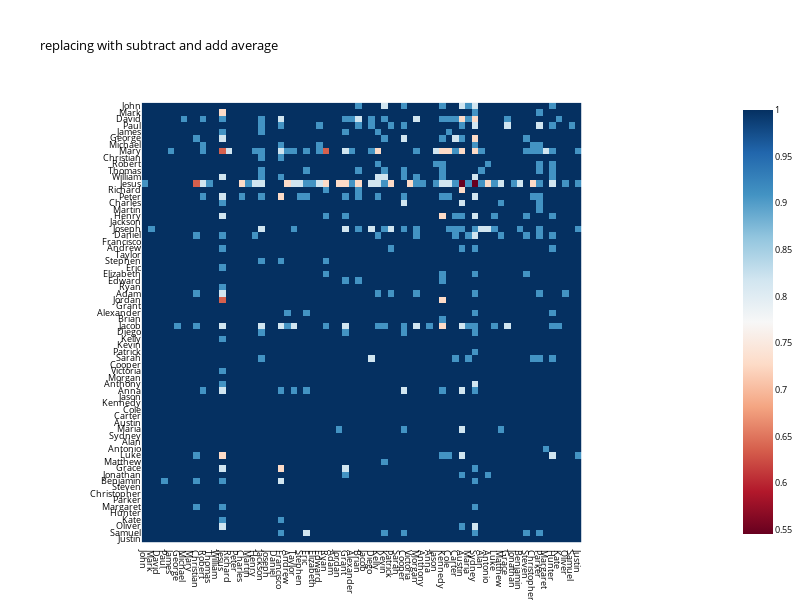

The notebook cell this image was saved under:
### Code cell
def imshow(tensor, renderer=None, xaxis="", yaxis="", font_size=None, show=True, color_continuous_midpoint=0.0, **kwargs):
    import plotly.express as px
    import transformer_lens.utils as utils
    fig = px.imshow(utils.to_numpy(tensor), color_continuous_midpoint=color_continuous_midpoint, color_continuous_scale="RdBu", labels={"x":xaxis, "y":yaxis}, **kwargs)
    if not font_size is None:
        if 'x' in kwargs:
            fig.update_layout(
              xaxis = dict(
                tickmode='array',
                tickvals = kwargs['x'],
                ticktext = kwargs['x'], 
                ),
               font=dict(size=font_size, color="black"))
        if 'y' in kwargs:
            fig.update_layout(
              yaxis = dict(
                tickmode='array',
                tickvals = kwargs['y'],
                ticktext = kwargs['y'], 
                ),
               font=dict(size=font_size, color="black"))
    plot_args = {
        'width': 800,
        'height': 600,
        "autosize": False,
        'showlegend': True,
        'margin': {"l":0,"r":0,"t":100,"b":0}
    }
    
    fig.update_layout(**plot_args)
    fig.update_layout(legend=dict(
        yanchor="top",
        y=0.99,
        xanchor="left",
        x=0.01
    ))
    if show:
        fig.show(renderer)
    else:
        return fig

imshow(n_correct_matrix[:-1,:-1], color_continuous_midpoint=None, y=name_toks_strs[:-1], x=name_toks_strs[:-1], title='replacing with subtract and add average', font_size=9)

### Figure 1 — Plotly figure (JSON) as saved in the notebook; plotly's stock layout.template omitted (floating-point values rounded to 4 significant figures; data arrays with more than 128 entries replaced by an {"elided": "..."} marker saying what was removed)
{"data": [{"coloraxis": "coloraxis", "hovertemplate": "x: %{x}<br>y: %{y}<br>color: %{z}<extra></extra>", "name": "0", "type": "heatmap", "x": [" John", " Mark", " David", " Paul", " James", " George", " Michael", " Mary", " Christian", " Robert", " Thomas", " William", " Jesus", " Richard", " Peter", " Charles", " Martin", " Henry", " Jackson", " Joseph", " Daniel", " Francisco", " Andrew", " Taylor", " Stephen", " Eric", " Elizabeth", " Edward", " Ryan", " Adam", " Jordan", " Grant", " Alexander", " Brian", " Jacob", " Diego", " Kelly", " Kevin", " Patrick", " Sarah", " Cooper", " Victoria", " Morgan", " Anthony", " Anna", " Jason", " Kennedy", " Cole", " Carter", " Austin", " Maria", " Sydney", " Alan", " Antonio", " Luke", " Matthew", " Grace", " Jonathan", " Benjamin", " Steven", " Christopher", " Parker", " Margaret", " Hunter", " Kate", " Oliver", " Samuel", " Justin"], "xaxis": "x", "y": [" John", " Mark", " David", " Paul", " James", " George", " Michael", " Mary", " Christian", " Robert", " Thomas", " William", " Jesus", " Richard", " Peter", " Charles", " Martin", " Henry", " Jackson", " Joseph", " Daniel", " Francisco", " Andrew", " Taylor", " Stephen", " Eric", " Elizabeth", " Edward", " Ryan", " Adam", " Jordan", " Grant", " Alexander", " Brian", " Jacob", " Diego", " Kelly", " Kevin", " Patrick", " Sarah", " Cooper", " Victoria", " Morgan", " Anthony", " Anna", " Jason", " Kennedy", " Cole", " Carter", " Austin", " Maria", " Sydney", " Alan", " Antonio", " Luke", " Matthew", " Grace", " Jonathan", " Benjamin", " Steven", " Christopher", " Parker", " Margaret", " Hunter", " Kate", " Oliver", " Samuel", " Justin"], "yaxis": "y", "z": {"elided": "68x68 float values"}}], "layout": {"autosize": false, "coloraxis": {"colorscale": [[0, "rgb(103,0,31)"], [0.1, "rgb(178,24,43)"], [0.2, "rgb(214,96,77)"], [0.3, "rgb(244,165,130)"], [0.4, "rgb(253,219,199)"], [0.5, "rgb(247,247,247)"], [0.6, "rgb(209,229,240)"], [0.7, "rgb(146,197,222)"], [0.8, "rgb(67,147,195)"], [0.9, "rgb(33,102,172)"], [1, "rgb(5,48,97)"]]}, "font": {"color": "black", "size": 9}, "height": 600, "legend": {"x": 0.01, "xanchor": "left", "y": 0.99, "yanchor": "top"}, "margin": {"b": 0, "l": 0, "r": 0, "t": 100}, "showlegend": true, "title": {"text": "replacing with subtract and add average"}, "width": 800, "xaxis": {"anchor": "y", "autorange": true, "constrain": "domain", "domain": [0.1926, 0.8074], "range": [-0.5, 67.5], "scaleanchor": "y", "tickmode": "array", "ticktext": [" John", " Mark", " David", " Paul", " James", " George", " Michael", " Mary", " Christian", " Robert", " Thomas", " William", " Jesus", " Richard", " Peter", " Charles", " Martin", " Henry", " Jackson", " Joseph", " Daniel", " Francisco", " Andrew", " Taylor", " Stephen", " Eric", " Elizabeth", " Edward", " Ryan", " Adam", " Jordan", " Grant", " Alexander", " Brian", " Jacob", " Diego", " Kelly", " Kevin", " Patrick", " Sarah", " Cooper", " Victoria", " Morgan", " Anthony", " Anna", " Jason", " Kennedy", " Cole", " Carter", " Austin", " Maria", " Sydney", " Alan", " Antonio", " Luke", " Matthew", " Grace", " Jonathan", " Benjamin", " Steven", " Christopher", " Parker", " Margaret", " Hunter", " Kate", " Oliver", " Samuel", " Justin"], "tickvals": [" John", " Mark", " David", " Paul", " James", " George", " Michael", " Mary", " Christian", " Robert", " Thomas", " William", " Jesus", " Richard", " Peter", " Charles", " Martin", " Henry", " Jackson", " Joseph", " Daniel", " Francisco", " Andrew", " Taylor", " Stephen", " Eric", " Elizabeth", " Edward", " Ryan", " Adam", " Jordan", " Grant", " Alexander", " Brian", " Jacob", " Diego", " Kelly", " Kevin", " Patrick", " Sarah", " Cooper", " Victoria", " Morgan", " Anthony", " Anna", " Jason", " Kennedy", " Cole", " Carter", " Austin", " Maria", " Sydney", " Alan", " Antonio", " Luke", " Matthew", " Grace", " Jonathan", " Benjamin", " Steven", " Christopher", " Parker", " Margaret", " Hunter", " Kate", " Oliver", " Samuel", " Justin"], "type": "category"}, "yaxis": {"anchor": "x", "autorange": true, "constrain": "domain", "domain": [0, 1], "range": [67.5, -0.5], "tickmode": "array", "ticktext": [" John", " Mark", " David", " Paul", " James", " George", " Michael", " Mary", " Christian", " Robert", " Thomas", " William", " Jesus", " Richard", " Peter", " Charles", " Martin", " Henry", " Jackson", " Joseph", " Daniel", " Francisco", " Andrew", " Taylor", " Stephen", " Eric", " Elizabeth", " Edward", " Ryan", " Adam", " Jordan", " Grant", " Alexander", " Brian", " Jacob", " Diego", " Kelly", " Kevin", " Patrick", " Sarah", " Cooper", " Victoria", " Morgan", " Anthony", " Anna", " Jason", " Kennedy", " Cole", " Carter", " Austin", " Maria", " Sydney", " Alan", " Antonio", " Luke", " Matthew", " Grace", " Jonathan", " Benjamin", " Steven", " Christopher", " Parker", " Margaret", " Hunter", " Kate", " Oliver", " Samuel", " Justin"], "tickvals": [" John", " Mark", " David", " Paul", " James", " George", " Michael", " Mary", " Christian", " Robert", " Thomas", " William", " Jesus", " Richard", " Peter", " Charles", " Martin", " Henry", " Jackson", " Joseph", " Daniel", " Francisco", " Andrew", " Taylor", " Stephen", " Eric", " Elizabeth", " Edward", " Ryan", " Adam", " Jordan", " Grant", " Alexander", " Brian", " Jacob", " Diego", " Kelly", " Kevin", " Patrick", " Sarah", " Cooper", " Victoria", " Morgan", " Anthony", " Anna", " Jason", " Kennedy", " Cole", " Carter", " Austin", " Maria", " Sydney", " Alan", " Antonio", " Luke", " Matthew", " Grace", " Jonathan", " Benjamin", " Steven", " Christopher", " Parker", " Margaret", " Hunter", " Kate", " Oliver", " Samuel", " Justin"], "type": "category"}}}
